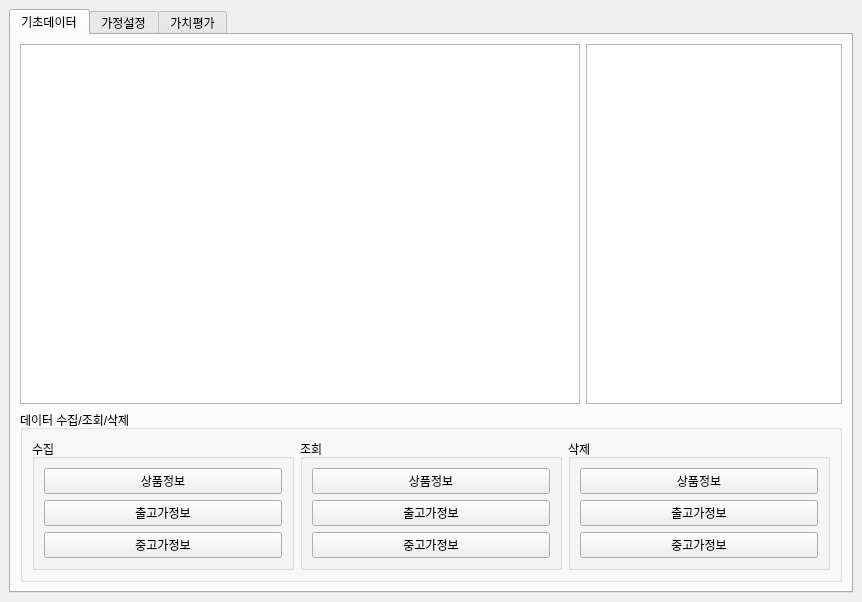
<?xml version="1.0" encoding="UTF-8"?>
<ui version="4.0">
 <class>MainWindow</class>
 <widget class="QMainWindow" name="MainWindow">
  <property name="geometry">
   <rect>
    <x>0</x>
    <y>0</y>
    <width>862</width>
    <height>602</height>
   </rect>
  </property>
  <property name="windowTitle">
   <string>MainWindow</string>
  </property>
  <widget class="QWidget" name="centralwidget">
   <layout class="QHBoxLayout" name="horizontalLayout_3">
    <item>
     <widget class="QTabWidget" name="tabWidget">
      <property name="currentIndex">
       <number>0</number>
      </property>
      <widget class="QWidget" name="tab">
       <attribute name="title">
        <string>기초데이터</string>
       </attribute>
       <layout class="QVBoxLayout" name="verticalLayout_4">
        <item>
         <layout class="QHBoxLayout" name="horizontalLayout_2">
          <item>
           <widget class="QTreeView" name="table">
            <property name="enabled">
             <bool>true</bool>
            </property>
            <property name="sizePolicy">
             <sizepolicy hsizetype="Expanding" vsizetype="Expanding">
              <horstretch>0</horstretch>
              <verstretch>0</verstretch>
             </sizepolicy>
            </property>
           </widget>
          </item>
          <item>
           <widget class="QTextBrowser" name="logger">
            <property name="enabled">
             <bool>true</bool>
            </property>
            <property name="sizePolicy">
             <sizepolicy hsizetype="Preferred" vsizetype="Expanding">
              <horstretch>0</horstretch>
              <verstretch>0</verstretch>
             </sizepolicy>
            </property>
            <property name="lineWrapColumnOrWidth">
             <number>0</number>
            </property>
           </widget>
          </item>
         </layout>
        </item>
        <item>
         <widget class="QGroupBox" name="groupBox_4">
          <property name="title">
           <string>데이터 수집/조회/삭제</string>
          </property>
          <layout class="QHBoxLayout" name="horizontalLayout">
           <item>
            <widget class="QGroupBox" name="groupBox">
             <property name="title">
              <string>수집</string>
             </property>
             <layout class="QVBoxLayout" name="verticalLayout">
              <item>
               <widget class="QPushButton" name="pushButton_used">
                <property name="text">
                 <string>상품정보</string>
                </property>
               </widget>
              </item>
              <item>
               <widget class="QPushButton" name="pushButton_pno">
                <property name="text">
                 <string>출고가정보</string>
                </property>
               </widget>
              </item>
              <item>
               <widget class="QPushButton" name="pushButton_rel">
                <property name="text">
                 <string>중고가정보</string>
                </property>
               </widget>
              </item>
             </layout>
            </widget>
           </item>
           <item>
            <widget class="QGroupBox" name="groupBox_2">
             <property name="title">
              <string>조회</string>
             </property>
             <layout class="QVBoxLayout" name="verticalLayout_2">
              <item>
               <widget class="QPushButton" name="pushButton_5">
                <property name="text">
                 <string>상품정보</string>
                </property>
               </widget>
              </item>
              <item>
               <widget class="QPushButton" name="pushButton_6">
                <property name="text">
                 <string>출고가정보</string>
                </property>
               </widget>
              </item>
              <item>
               <widget class="QPushButton" name="pushButton_7">
                <property name="text">
                 <string>중고가정보</string>
                </property>
               </widget>
              </item>
             </layout>
            </widget>
           </item>
           <item>
            <widget class="QGroupBox" name="groupBox_3">
             <property name="title">
              <string>삭제</string>
             </property>
             <layout class="QVBoxLayout" name="verticalLayout_3">
              <item>
               <widget class="QPushButton" name="pushButton">
                <property name="text">
                 <string>상품정보</string>
                </property>
               </widget>
              </item>
              <item>
               <widget class="QPushButton" name="pushButton_2">
                <property name="text">
                 <string>출고가정보</string>
                </property>
               </widget>
              </item>
              <item>
               <widget class="QPushButton" name="pushButton_3">
                <property name="text">
                 <string>중고가정보</string>
                </property>
               </widget>
              </item>
             </layout>
            </widget>
           </item>
          </layout>
         </widget>
        </item>
       </layout>
      </widget>
      <widget class="QWidget" name="tab_2">
       <attribute name="title">
        <string>가정설정</string>
       </attribute>
       <layout class="QVBoxLayout" name="verticalLayout_8">
        <item>
         <layout class="QHBoxLayout" name="horizontalLayout_20">
          <item>
           <widget class="QGraphicsView" name="graphicsView">
            <property name="sizePolicy">
             <sizepolicy hsizetype="Expanding" vsizetype="Expanding">
              <horstretch>0</horstretch>
              <verstretch>0</verstretch>
             </sizepolicy>
            </property>
            <property name="sizeIncrement">
             <size>
              <width>0</width>
              <height>0</height>
             </size>
            </property>
           </widget>
          </item>
          <item>
           <widget class="QTextBrowser" name="textBrowser"/>
          </item>
         </layout>
        </item>
        <item>
         <layout class="QHBoxLayout" name="horizontalLayout_19">
          <item>
           <widget class="QGroupBox" name="groupBox_5">
            <property name="title">
             <string>계약정보</string>
            </property>
            <layout class="QVBoxLayout" name="verticalLayout_5">
             <item>
              <layout class="QHBoxLayout" name="horizontalLayout_4">
               <item>
                <widget class="QLabel" name="label">
                 <property name="text">
                  <string>월납 보험료(원)</string>
                 </property>
                </widget>
               </item>
               <item>
                <widget class="QLineEdit" name="lineEdit"/>
               </item>
              </layout>
             </item>
             <item>
              <layout class="QHBoxLayout" name="horizontalLayout_5">
               <item>
                <widget class="QLabel" name="label_2">
                 <property name="text">
                  <string>출고가(원)</string>
                 </property>
                </widget>
               </item>
               <item>
                <widget class="QLineEdit" name="lineEdit_2"/>
               </item>
              </layout>
             </item>
             <item>
              <layout class="QHBoxLayout" name="horizontalLayout_6">
               <item>
                <widget class="QLabel" name="label_3">
                 <property name="text">
                  <string>공임비(원)</string>
                 </property>
                </widget>
               </item>
               <item>
                <widget class="QLineEdit" name="lineEdit_3"/>
               </item>
              </layout>
             </item>
             <item>
              <layout class="QHBoxLayout" name="horizontalLayout_18">
               <item>
                <widget class="QLabel" name="label_15">
                 <property name="text">
                  <string>Loss Cap(%)</string>
                 </property>
                </widget>
               </item>
               <item>
                <widget class="QLineEdit" name="lineEdit_15"/>
               </item>
              </layout>
             </item>
             <item>
              <layout class="QHBoxLayout" name="horizontalLayout_7">
               <item>
                <widget class="QLabel" name="label_4">
                 <property name="text">
                  <string>반납시점(월)</string>
                 </property>
                </widget>
               </item>
               <item>
                <widget class="QLineEdit" name="lineEdit_4"/>
               </item>
              </layout>
             </item>
             <item>
              <layout class="QHBoxLayout" name="horizontalLayout_8">
               <item>
                <widget class="QLabel" name="label_5">
                 <property name="text">
                  <string>공동인수율(%)</string>
                 </property>
                </widget>
               </item>
               <item>
                <widget class="QLineEdit" name="lineEdit_5"/>
               </item>
              </layout>
             </item>
             <item>
              <layout class="QHBoxLayout" name="horizontalLayout_11">
               <item>
                <widget class="QLabel" name="label_8">
                 <property name="text">
                  <string>대리점수수료율(%)</string>
                 </property>
                </widget>
               </item>
               <item>
                <widget class="QLineEdit" name="lineEdit_8"/>
               </item>
              </layout>
             </item>
             <item>
              <layout class="QHBoxLayout" name="horizontalLayout_9">
               <item>
                <widget class="QLabel" name="label_6">
                 <property name="text">
                  <string>출재율(%)</string>
                 </property>
                </widget>
               </item>
               <item>
                <widget class="QLineEdit" name="lineEdit_6"/>
               </item>
              </layout>
             </item>
             <item>
              <layout class="QHBoxLayout" name="horizontalLayout_10">
               <item>
                <widget class="QLabel" name="label_7">
                 <property name="text">
                  <string>출재수수료율(%)</string>
                 </property>
                </widget>
               </item>
               <item>
                <widget class="QLineEdit" name="lineEdit_7"/>
               </item>
              </layout>
             </item>
            </layout>
           </widget>
          </item>
          <item>
           <widget class="QGroupBox" name="groupBox_6">
            <property name="title">
             <string>가정</string>
            </property>
            <layout class="QVBoxLayout" name="verticalLayout_6">
             <item>
              <layout class="QHBoxLayout" name="horizontalLayout_15">
               <item>
                <widget class="QLabel" name="label_12">
                 <property name="text">
                  <string>총 가입자수(명)</string>
                 </property>
                </widget>
               </item>
               <item>
                <widget class="QLineEdit" name="lineEdit_12"/>
               </item>
              </layout>
             </item>
             <item>
              <layout class="QHBoxLayout" name="horizontalLayout_12">
               <item>
                <widget class="QLabel" name="label_9">
                 <property name="text">
                  <string>월 해지율(%)</string>
                 </property>
                </widget>
               </item>
               <item>
                <widget class="QLineEdit" name="lineEdit_9"/>
               </item>
              </layout>
             </item>
             <item>
              <layout class="QHBoxLayout" name="horizontalLayout_13">
               <item>
                <widget class="QLabel" name="label_10">
                 <property name="text">
                  <string>매각가율(%)</string>
                 </property>
                </widget>
               </item>
               <item>
                <widget class="QLineEdit" name="lineEdit_10"/>
               </item>
              </layout>
             </item>
             <item>
              <layout class="QHBoxLayout" name="horizontalLayout_14">
               <item>
                <widget class="QLabel" name="label_11">
                 <property name="text">
                  <string>유지자 기변율(%)</string>
                 </property>
                </widget>
               </item>
               <item>
                <widget class="QLineEdit" name="lineEdit_11"/>
               </item>
              </layout>
             </item>
             <item>
              <layout class="QHBoxLayout" name="horizontalLayout_17">
               <item>
                <widget class="QLabel" name="label_14">
                 <property name="text">
                  <string>기타사업비율(%)</string>
                 </property>
                </widget>
               </item>
               <item>
                <widget class="QLineEdit" name="lineEdit_14"/>
               </item>
              </layout>
             </item>
             <item>
              <layout class="QHBoxLayout" name="horizontalLayout_16">
               <item>
                <widget class="QLabel" name="label_13">
                 <property name="text">
                  <string>잔존율(%)</string>
                 </property>
                </widget>
               </item>
               <item>
                <widget class="QPushButton" name="pushButton_4">
                 <property name="text">
                  <string>산출</string>
                 </property>
                </widget>
               </item>
               <item>
                <widget class="QLineEdit" name="lineEdit_13">
                 <property name="readOnly">
                  <bool>false</bool>
                 </property>
                </widget>
               </item>
              </layout>
             </item>
            </layout>
           </widget>
          </item>
         </layout>
        </item>
       </layout>
      </widget>
      <widget class="QWidget" name="tab_3">
       <attribute name="title">
        <string>가치평가</string>
       </attribute>
      </widget>
     </widget>
    </item>
   </layout>
  </widget>
  <widget class="QMenuBar" name="menubar">
   <property name="geometry">
    <rect>
     <x>0</x>
     <y>0</y>
     <width>862</width>
     <height>21</height>
    </rect>
   </property>
  </widget>
 </widget>
 <resources/>
 <connections>
  <connection>
   <sender>pushButton_used</sender>
   <signal>clicked()</signal>
   <receiver>MainWindow</receiver>
   <slot>slot_pno_insert()</slot>
   <hints>
    <hint type="sourcelabel">
     <x>172</x>
     <y>497</y>
    </hint>
    <hint type="destinationlabel">
     <x>350</x>
     <y>317</y>
    </hint>
   </hints>
  </connection>
  <connection>
   <sender>pushButton</sender>
   <signal>clicked()</signal>
   <receiver>MainWindow</receiver>
   <slot>slot_pno_delete()</slot>
   <hints>
    <hint type="sourcelabel">
     <x>235</x>
     <y>485</y>
    </hint>
    <hint type="destinationlabel">
     <x>568</x>
     <y>327</y>
    </hint>
   </hints>
  </connection>
  <connection>
   <sender>pushButton_pno</sender>
   <signal>clicked()</signal>
   <receiver>MainWindow</receiver>
   <slot>slot_rel_insert()</slot>
   <hints>
    <hint type="sourcelabel">
     <x>97</x>
     <y>525</y>
    </hint>
    <hint type="destinationlabel">
     <x>277</x>
     <y>391</y>
    </hint>
   </hints>
  </connection>
  <connection>
   <sender>pushButton_2</sender>
   <signal>clicked()</signal>
   <receiver>MainWindow</receiver>
   <slot>slot_rel_delete()</slot>
   <hints>
    <hint type="sourcelabel">
     <x>236</x>
     <y>526</y>
    </hint>
    <hint type="destinationlabel">
     <x>584</x>
     <y>397</y>
    </hint>
   </hints>
  </connection>
  <connection>
   <sender>pushButton_rel</sender>
   <signal>clicked()</signal>
   <receiver>MainWindow</receiver>
   <slot>slot_used_insert()</slot>
   <hints>
    <hint type="sourcelabel">
     <x>150</x>
     <y>563</y>
    </hint>
    <hint type="destinationlabel">
     <x>373</x>
     <y>457</y>
    </hint>
   </hints>
  </connection>
  <connection>
   <sender>pushButton_3</sender>
   <signal>clicked()</signal>
   <receiver>MainWindow</receiver>
   <slot>slot_used_delete()</slot>
   <hints>
    <hint type="sourcelabel">
     <x>201</x>
     <y>556</y>
    </hint>
    <hint type="destinationlabel">
     <x>522</x>
     <y>458</y>
    </hint>
   </hints>
  </connection>
  <connection>
   <sender>pushButton_5</sender>
   <signal>clicked()</signal>
   <receiver>MainWindow</receiver>
   <slot>slot_pno_select()</slot>
   <hints>
    <hint type="sourcelabel">
     <x>52</x>
     <y>491</y>
    </hint>
    <hint type="destinationlabel">
     <x>64</x>
     <y>301</y>
    </hint>
   </hints>
  </connection>
  <connection>
   <sender>pushButton_6</sender>
   <signal>clicked()</signal>
   <receiver>MainWindow</receiver>
   <slot>slot_rel_select()</slot>
   <hints>
    <hint type="sourcelabel">
     <x>18</x>
     <y>526</y>
    </hint>
    <hint type="destinationlabel">
     <x>92</x>
     <y>357</y>
    </hint>
   </hints>
  </connection>
  <connection>
   <sender>pushButton_7</sender>
   <signal>clicked()</signal>
   <receiver>MainWindow</receiver>
   <slot>slot_used_select()</slot>
   <hints>
    <hint type="sourcelabel">
     <x>43</x>
     <y>555</y>
    </hint>
    <hint type="destinationlabel">
     <x>80</x>
     <y>574</y>
    </hint>
   </hints>
  </connection>
 </connections>
 <slots>
  <slot>slot_pno_insert()</slot>
  <slot>slot_pno_delete()</slot>
  <slot>slot_rel_insert()</slot>
  <slot>slot_rel_delete()</slot>
  <slot>slot_used_insert()</slot>
  <slot>slot_used_delete()</slot>
  <slot>slot_pno_select()</slot>
  <slot>slot_rel_select()</slot>
  <slot>slot_used_select()</slot>
 </slots>
</ui>
